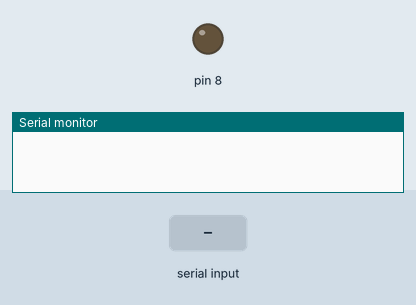
Bench run of a sketch on a simulated Arduino Uno, built with avr-gcc and run on an emulated ATmega328P. Parts: output pins drawn as LEDs (lit = HIGH), the last lines printed to the serial monitor. The inputs (shaded band) are chosen by the test bench.

Above: at 1.2 s.
1.3 s: "a" received over Serial
At 2.3 s:
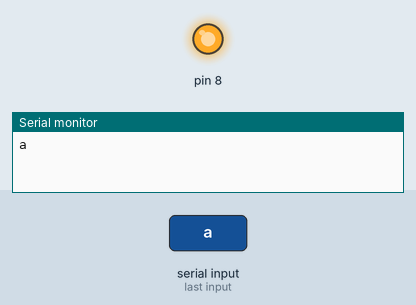
2.8 s: "o" received over Serial
At 3.5 s:
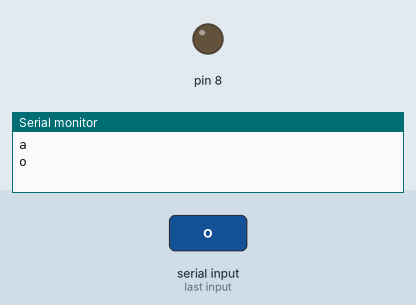
Timing chart, 0 to 5.8 s (numbered marks = the images above; inputs shaded):
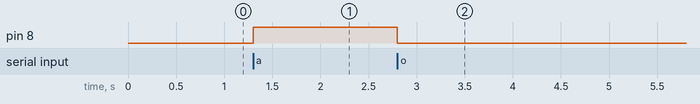

Measured:
- after the input at 1.3 s, pin 8: LOW → HIGH at once
- after the input at 2.8 s, pin 8: HIGH → LOW at once

The sketch:

prueba3.ino
```cpp
char tecla;
void setup() {
  pinMode(8, OUTPUT);
  Serial.begin(9600);
}

void loop() {
  if (Serial.available()) {
    tecla = Serial.read();
    if (tecla == 'a') {
      Serial.println(tecla);

      digitalWrite(8, HIGH);
    }
    if (tecla == 'o') {
      Serial.println(tecla);
      digitalWrite(8, LOW);


    }


  }


}
```
